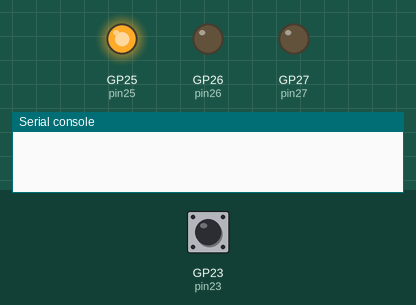
The program below on a simulated Raspberry Pi Pico running MicroPython. On the bench: output pins drawn as LEDs (lit = HIGH), the last lines printed to the serial console. The test bench sets the inputs (shaded band); at power-on: GP23 (pin23) LOW.

Above: at 1.2 s.
1.3 s: GP23 (pin23) pulled HIGH for 0.15 s
At 2.3 s:
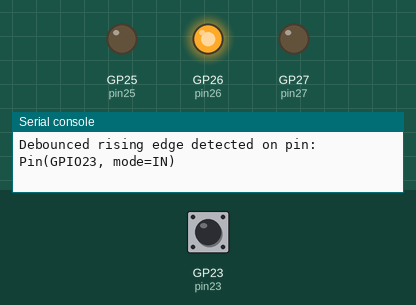
3.0 s: GP23 (pin23) pulled HIGH for 1 s
At 3.5 s:
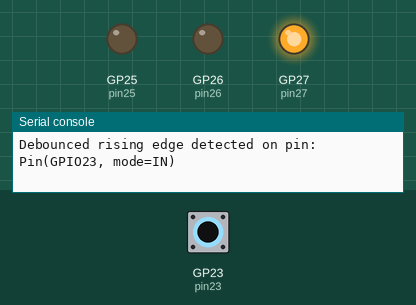
5.5 s: GP23 (pin23) pulled HIGH for 3.2 s
At 6.6 s:
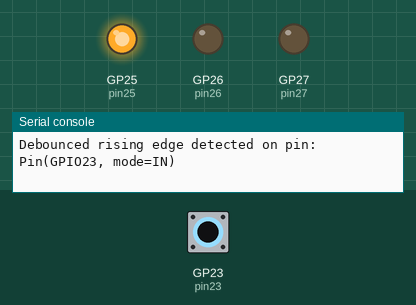
Timing chart, 0 to 8.5 s (numbered marks = the images above; inputs shaded):
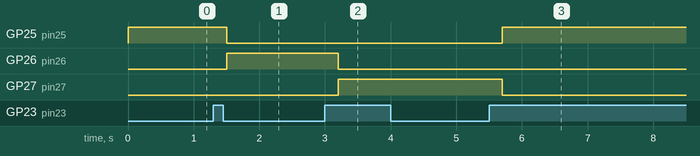

The program:

main.py
```python
# This is a sample Python script.
import time

from machine import Pin
from common.RGB_LED import RGB_LED

from utime import sleep_ms

color_state = 0


def rising_edge_callback(pin):
    global color_state
    pin.irq(trigger=0)  # 禁用中断
    sleep_ms(200)  # 延时200ms
    print("Debounced rising edge detected on pin:", pin)
    color_state = (color_state + 1) % 3
    enable_irq(pin)  # 重新启用中断


def enable_irq(pin):
    pin.irq(trigger=Pin.IRQ_RISING, handler=rising_edge_callback)


if __name__ == '__main__':
    # led
    pin25 = Pin(25, Pin.OUT)
    pin26 = Pin(26, Pin.OUT)
    pin27 = Pin(27, Pin.OUT)
    RGB_LED = RGB_LED(pin25, pin26, pin27)
    # button
    pin23 = Pin(23, Pin.IN, Pin.PULL_DOWN)
    enable_irq(pin23)
    while True:
        if color_state == 0:
            RGB_LED.light_red()
        elif color_state == 1:
            RGB_LED.light_green()
        elif color_state == 2:
            RGB_LED.light_blue()
        sleep_ms(10)  # 可选：添加一个小的延迟以减少CPU使用率
```

RGB_LED.py
```python
class RGB_LED:
    def __init__(self, red_pin, green_pin, blue_pin):
        self.red_pin = red_pin
        self.green_pin = green_pin
        self.blue_pin = blue_pin

    def light_red(self):
        self.red_pin.value(1)
        self.green_pin.value(0)
        self.blue_pin.value(0)

    def light_green(self):
        self.red_pin.value(0)
        self.green_pin.value(1)
        self.blue_pin.value(0)

    def light_blue(self):
        self.red_pin.value(0)
        self.green_pin.value(0)
        self.blue_pin.value(1)

    def light_yellow(self):
        self.red_pin.value(1)
        self.green_pin.value(1)
        self.blue_pin.value(0)

    def light_purple(self):
        self.red_pin.value(1)
        self.green_pin.value(0)
        self.blue_pin.value(1)

    def light_cyan(self):
        self.red_pin.value(0)
        self.green_pin.value(1)
        self.blue_pin.value(1)

    def light_white(self):
        self.red_pin.value(1)
        self.green_pin.value(1)
        self.blue_pin.value(1)
```

Measured:
- after the input at 1.3 s, GP25 (pin25): HIGH → LOW after 0.20 s; GP26 (pin26): LOW → HIGH after 0.20 s
- after the input at 3.0 s, GP26 (pin26): HIGH → LOW after 0.20 s; GP27 (pin27): LOW → HIGH after 0.20 s
- after the input at 5.5 s, GP25 (pin25): LOW → HIGH after 0.20 s; GP27 (pin27): HIGH → LOW after 0.20 s
